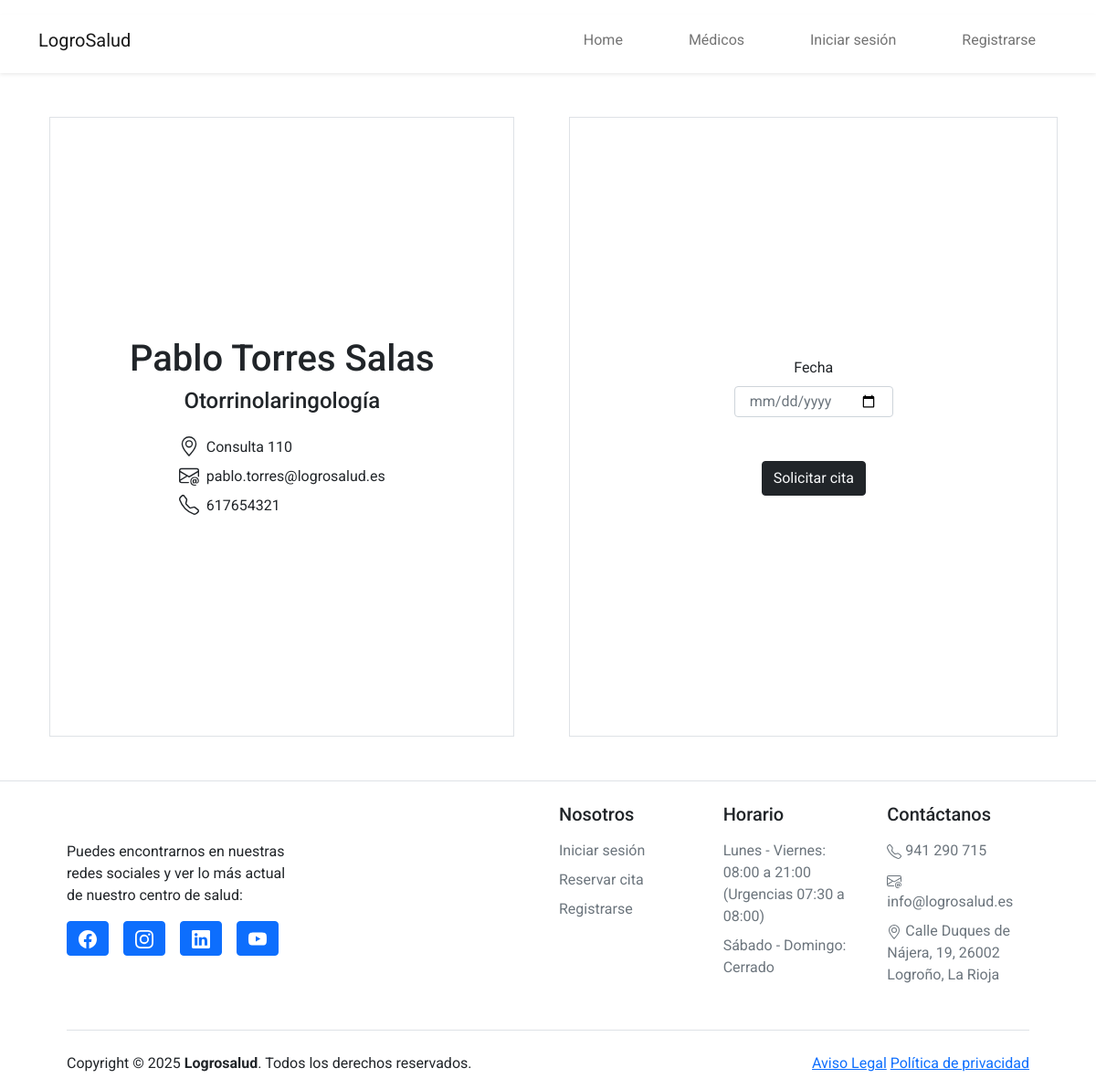
Screenshot of /appointments/requestAppointment/4 with the database file from the repository.
### tables this page shows
CREATE TABLE `medico` (
  `id_usuario` int(11) NOT NULL,
  `dni` varchar(9) NOT NULL,
  `nombre` varchar(150) NOT NULL,
  `usuario` varchar(50) NOT NULL,
  `contrasena` varchar(255) NOT NULL,
  `correo` varchar(255) NOT NULL,
  `telefono` varchar(9) NOT NULL,
  `especialidad` varchar(255) NOT NULL,
  `consulta` varchar(45) NOT NULL
);

### controllers/appointments.php (called while the page is built, shortened)
<?php
    class Appointments extends Controller {
        protected function requestAppointment() {
            $viewmodel = new AppointmentsModel();
            $this->ReturnView($viewmodel->requestAppointment(), true);
        }
    }

### classes/Model.php (called while the page is built, shortened)
<?php
    abstract class Model {
        protected $dbh;
        protected $stmt;
        public function __construct() {
            $this->dbh = new PDO("mysql:host=" . DB_HOST . ";port=" . DB_PORT . ";dbname=" . DB_NAME, DB_USER, DB_PASS, array(PDO::MYSQL_ATTR_INIT_COMMAND   =>   "SET NAMES utf8"));
        }
        public function query($query) {
            $this->stmt = $this->dbh->prepare($query);
        }
        public function bind($param, $value, $type = null) {
            if (is_null($type)) {
                switch (true) {
                    default:
                        $type = PDO::PARAM_STR;
                }
            }
            $this->stmt->bindValue($param, $value, $type);
        }
        public function execute() {
            $this->stmt->execute();
        }
        public function single() {
            $this->execute();
            return $this->stmt->fetch(PDO::FETCH_ASSOC);
        }
    }

### models/appointments.php (called while the page is built, shortened)
<?php
    class AppointmentsModel extends Model {
        public function requestAppointment() {
            $get = filter_input_array(INPUT_GET, FILTER_SANITIZE_STRING);
            $this->query("SELECT id_usuario, nombre, especialidad, consulta, correo, telefono
                                FROM medico WHERE id_usuario = :id_medico");
            $this->bind(':id_medico', $get['id']);
            $medico = $this->single();
            $horario = ["09:00", "09:30", "10:00", "10:30", "11:00", "11:30", "12:00", "12:30",
                "13:00", "13:30", "14:00", "14:30", "15:00"];
            $horas_ocupadas = [];
            return [$medico, $horas_ocupadas, $horario];
        }
    }

### views/appointments/requestAppointment.php (the view, shortened to what this page needs)
<div class="container d-flex flex-column flex-lg-row justify-content-between gap-5 mb-5 mt-5">
    <div class="container doctor d-flex flex-column justify-content-center">
        <div class="container border d-flex flex-column justify-content-center align-items-center py-15">
            <h1><?php echo $viewmodel[0]['nombre'] ?></h1>
            <h4 class="mb-4"><?php echo $viewmodel[0]['especialidad'] ?></h4>
            <div class="info d-flex flex-column gap-2">
                <div class="ubicacion d-flex gap-2">
                    <p class="m-0">Consulta <?php echo $viewmodel[0]['consulta'] ?></p>
                </div>
                <div class="email d-flex gap-2">
                    <p class="m-0"><?php echo $viewmodel[0]['correo'] ?></p>
                </div>
                <div class="telefono d-flex gap-2">
                    <p class="m-0"><?php echo $viewmodel[0]['telefono'] ?></p>
                </div>
            </div>
        </div>
    </div>
    <div class="container citas border d-flex flex-column align-items-center justify-content-center py-5 gap-5">
        <div class="container seleccion-fecha px-8 d-flex justify-content-center align-items-center">
            <div class="container d-flex flex-column align-items-center justify-content-center p-0">
                <div class="p-0">
                    <label for="fecha" class="text-start">Fecha</label>
                </div>
                <div class="p-0">
                    <form action="<?php $_SERVER['PHP_SELF'] ?>" method="post">
                        <input type="date" name="fecha" id="fecha"
                               class="border-form-control text-secondary mt-2 py-1 px-3 rounded" value="<?php echo $_POST['fecha'] ?? '' ?>" onchange="this.form.submit();">
                    </form>
                </div>
            </div>
        </div>
        <div class="container boton d-flex justify-content-center col-7">
            <a href="<?php echo isset($_SESSION['is_logged_in']) ? ROOT_URL . 'contactForms/create/' . $viewmodel[0]['id_usuario'] : ROOT_URL . 'users/login' ?>">
                <button type="button" class="btn btn-dark text-light w-100">Solicitar cita</button>
            </a>
        </div>
    </div>
</div>

### assets/css/styles.css (style rules this page uses)
.border-form-control { border: 1px solid #ced4da; }

### rows the page displays
medico: nombre "Pablo Torres Salas", especialidad "Otorrinolaringología", consulta "110", correo "pablo.torres@logrosalud.es", telefono "617654321"
